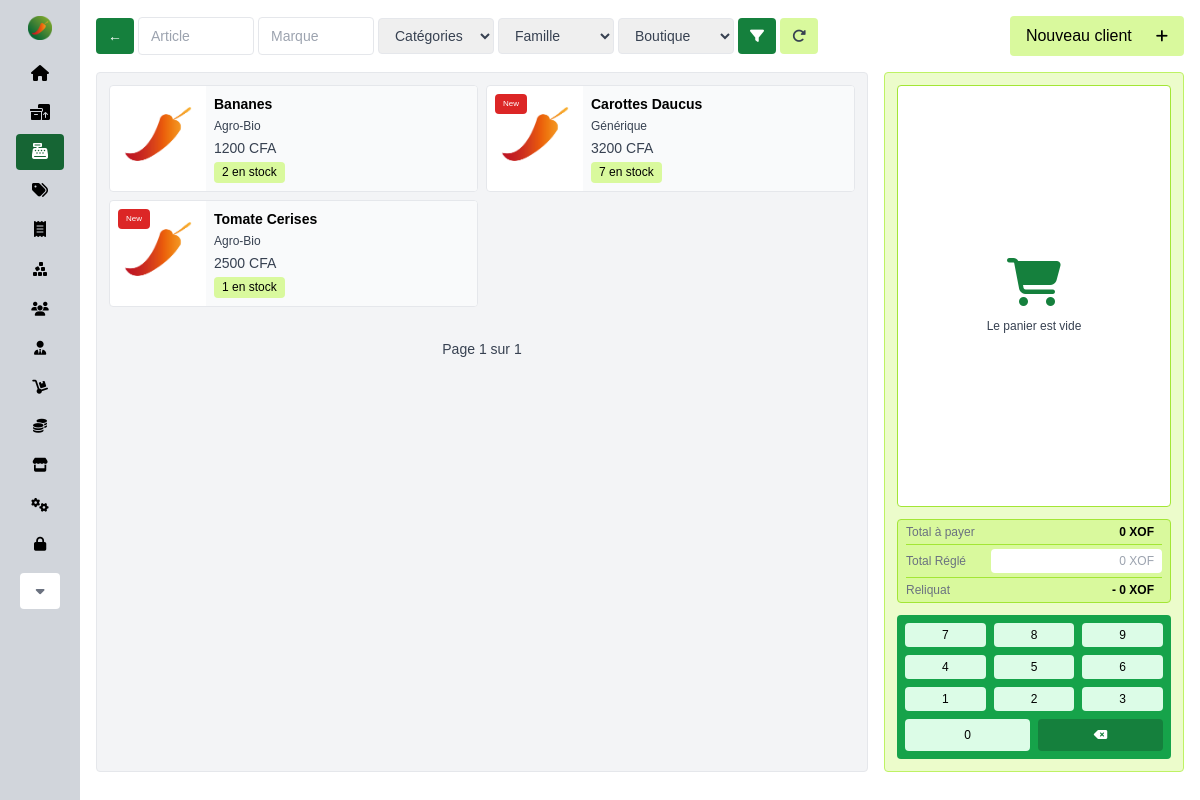
Screenshot of /sales/pos/ (signed in) with the database file from the repository.
### base/models.py (models this page shows, shortened)
class ProductStock(models.Model):
    lot = models.ForeignKey(
        Lot, blank=True, null=True, on_delete=models.SET_NULL)
    product = models.ForeignKey(Product, on_delete=models.CASCADE)
    supplier = models.ForeignKey(
        Supplier, default=1, blank=True, null=True, on_delete=models.SET_NULL)
    quantity = models.IntegerField(default=0, blank=True, null=True)
    price = models.IntegerField(default=0, blank=True, null=True)
    promo_price = models.IntegerField(default=0, blank=True, null=True)
    is_promoted = models.BooleanField(default=False)
    observation = models.CharField(max_length=500, blank=True, null=True)
    production_date = models.DateField(null=True, blank=True)
    expiration_date = models.DateField(null=True, blank=True)
    timestamp = models.DateTimeField(auto_now_add=True, blank=True, null=True)

class Product(models.Model):
    store = models.ForeignKey(Store, default=1, on_delete=models.CASCADE)
    name = models.CharField(max_length=256)
    brand = models.CharField(max_length=256, default='Générique')
    category = models.ForeignKey(
        Category, blank=True, null=True, on_delete=models.SET_NULL)
    family = models.ForeignKey(
        Family, blank=True, null=True, on_delete=models.SET_NULL)
    unit = models.CharField(max_length=50, choices=unit_types)
    description = models.CharField(max_length=500, blank=True, null=True)
    is_favorite = models.BooleanField(default=False)
    is_new = models.BooleanField(default=True)
    timestamp = models.DateTimeField(auto_now_add=True, blank=True, null=True)
    image = models.ImageField(
        upload_to='store/products/', blank=True, null=True)

### base/views.py (the view)
# urls.py: path('sales/pos/', sale_point, name='sale_point'),
@login_required(login_url='login')
def sale_point(req):
    user = req.user
    if not user.is_staff:
        messages.info(req, "Access denied!!!")
        return redirect('home')
    categories = Category.objects.all().order_by('name')
    families = Family.objects.all().order_by('name')
    clients = Client.objects.all().order_by('-timestamp')
    stores = Store.objects.all().order_by('name')
    if user.role.sec_level < 2:
        products = ProductStock.objects.filter(store = user.profile.store)
        cashdesks = Cashdesk.objects.filter(
            store=user.profile.store).order_by('name')
    else :
        cashdesks = Cashdesk.objects.all().exclude(type='bank').order_by('name')
        products = ProductStock.objects.all()
    name_query = req.GET.get('name', '')
    brand_query = req.GET.get('brand', '')
    category_query = req.GET.get('category', '')
    family_query = req.GET.get('family', '')
    store_query = req.GET.get('store', '')
    filters = Q()
    if name_query:
        filters &= Q(product__name__icontains=name_query)
    if brand_query:
        filters &= Q(product__brand__icontains=brand_query)
    if category_query:
        filters &= Q(product__category__id=category_query)
    if family_query:
        filters &= Q(product__family__id=family_query)
    if store_query:
        filters &= Q(product__store__id=store_query)
    products = products.filter(filters).order_by('product__name')
    objects = paginate_objects(req, products)
    cart = Cart(req)
    cart_count = len(cart)
    cart_items = cart.get_cart_items()
    cart_total = cart.get_total_price()
    context = {
        "sale_point": "active",
        'title': 'Point de vente',
        "categories": categories,
        "families": families,
        "stores": stores,
        "cashdesks": cashdesks,
        "products": products,
        "clients": clients,
        "objects": objects,
        'cart_count': cart_count,
        'cart_items': cart_items,
        'cart_total': cart_total,
    }
    return render(req, 'base/sales/sale_point.html', context)

### base/cart.py (called while the page is built, shortened)
    def __len__(self):
        return sum(item['quantity'] for item in self.cart.values())

    def get_cart_items(self):
        product_ids = self.cart.keys()
        products = ProductStock.objects.filter(id__in=product_ids)
        cart_items = []
        return cart_items

    def get_total_price(self):
        return sum(int(item['price']) * item['quantity'] for item in self.cart.values())

### base/context_processors.py (called while the page is built)
def cart(request):
    return {'cart': Cart(request)}

### base/models.py (called while the page is built)
    def __str__(self):
        return f'{self.name} - {self.phone}'

    def __str__(self):
        return f'{self.name} - {self.address}'

### utils.py (called while the page is built)
def h_encode(id):
    return hashids.encode(id)

def paginate_objects(req, obj_list, obj_count=12):
    p = Paginator(obj_list, obj_count)
    page = req.GET.get('page')
    objects = p.get_page(page)
    return objects

    def to_url(self, value):
        return h_encode(value)

### base/templates/base/sales/sale_point.html (shortened to what this page needs)
{% extends 'main.html' %} {% load static %}
{% block content %}
<div class="h-100 grid gap-4">
  <div class="flex justify-between items-center gap-4">
    <div class="flex justify-between items-center text-sm gap-1">
      <a
        id="back-button"
        class="inline-block px-3 py-2 text-white bg-green-700 hover:bg-green-900 rounded transition-all duration-300"
        href="#"
        >&larr;</a
      >
      <form
        action="{% url 'sale_point' %}"
        method="get"
        class="w-full flex justify-between items-center gap-1 text-sm"
      >
        <input
          placeholder="Article"
          name="name"
          type="text"
          class="px-3 py-2 rounded border focus:bg-gray-100 focus:outline-none focus:ring-1 focus:ring-green-500 w-full cursor-pointer"
        />
        <input
          placeholder="Marque"
          name="brand"
          type="text"
          class="px-3 py-2 rounded border focus:bg-gray-100 focus:outline-none focus:ring-1 focus:ring-green-500 w-full cursor-pointer"
        />
        <select
          name="category"
          class="hidden sm:flex px-3 py-2 rounded border focus:bg-gray-100 focus:outline-none focus:ring-1 focus:ring-green-500 w-full cursor-pointer"
        >
          <option value="" selected="true" disabled="disabled">
            Catégories
          </option>
        </select>
        <select
          name="family"
          class="hidden sm:flex px-3 py-2 rounded border focus:bg-gray-100 focus:outline-none focus:ring-1 focus:ring-green-500 w-full cursor-pointer"
        >
          <option value="" selected="true" disabled="disabled">Famille</option>
        </select>
        {% include 'base/components/store_filter.html' %}
        <button
          class="px-3 py-2 bg-green-700 hover:bg-green-900 text-white rounded transition duration-200 ease-in"
          type="submit"
        >
          <i class="fa-solid fa-filter"></i>
        </button>
        <button
          class="px-3 py-2 bg-lime-200 hover:bg-lime-400 hover:text-black rounded transition duration-200 ease-in"
          hx-on:click="clearForm('filter')"
          type="submit"
        >
          <i class="fa-solid fa-rotate-right"></i>
        </button>
      </form>
    </div>
    <div class="flex flex-row-reverse w-full md:max-w-[350px]">
      <button
        onclick="hide_dialogs()"
        hx-target="#basic_dialog"
        hx-get="{% url 'create_client' %}"
        class="bg-lime-200 hover:bg-lime-300 rounded py-2 px-4 text-black flex items-center gap-4 group"
      >
        Nouveau client
        <i class="text-sm fa-solid fa-plus ml-2"></i>
      </button>
    </div>
  </div>
  <section class="w-full h-100 flex flex-col md:flex-row gap-4">
    <div
      class="overflow-y-auto border bg-gray-100 w-full h-full min-h-80 rounded flex flex-col"
    >
      <div class="p-3">
        {% if not products %}
        <div
          class="flex flex-col justify-center items-center gap-2 my-20 mx-auto"
        >
          <i class="fa-solid fa-box-open text-green-700 text-9xl"></i>
          <span>Aucun produit trouvé</span>
        </div>
        {% else %}
        <div class="grid lg:grid-cols-2 gap-2 lg:grid-cols-2 xl:grid-cols-3">
          {% for obj in products %}
          {% include 'base/components/product_sale_card.html' %}
          {% endfor %}
        </div>
        {% include 'paginator.html' %}
        {% endif %}
      </div>
    </div>
    <div id="cart" class="w-full h-full lg:max-w-[300px] 2xl:max-w-[350px]">
      {% include 'base/cart.html' %}
    </div>
  </section>
</div>
{% endblock %}

### base/templates/base/components/product_sale_card.html (shortened to what this page needs)
{% load static %}
<div
  onclick="update_cart('{{ obj.product.id }}', 'add_item')"
  class="cursor-pointer relative w-full h-full bg-white flex justify-between rounded border hover:shadow-lg group transition duration-200 ease-in overflow-hidden"
>
  {% if obj.product.image %}
  <img
    src="{{ obj.product.image.url }}"
    alt="{{ obj.product.name }}"
    class="w-24 h-24 object-cover object-center"
  />
  {% else %}
  <img
    src="{% static 'imgs/icon-w.png' %}"
    alt="image"
    class="w-24 h-24 object-cover"
  />
  {% endif %}
  {% if obj.product.is_new %}
  <span
    class="absolute top-2 left-2 bg-red-600 rounded px-2 py-1 text-white text-[0.5rem]"
  >
    New
  </span>
  {% endif %}
  <article
    class="p-2 w-full h-100 flex flex-col justify-center gap-1 bg-gray-50 text-sm"
  >
    <h3 class="font-bold text-black text-sm">{{obj.product.name}}</h3>
    <p class="text-xs">{{obj.product.brand}}</p>
    {% if obj.is_promoted %}
    <p>{{obj.promo_price}} CFA</p>
    {% else %}
    <p>{{obj.price}} CFA</p>
    {% endif %}
    <span class="w-fit text-xs text-black bg-lime-200 rounded px-2 py-[0.2em]"
      >{{obj.quantity}} en stock</span
    >
  </article>
</div>

### templates/main.html (style rules this page uses)
body { font-family: "Saira", sans-serif; }

### rows the page displays
ProductStock: product.name "Bananes", product.brand "Agro-Bio", price "1200", quantity "2"
ProductStock: shows "New", product.name "Carottes Daucus", product.brand "Générique", price "3200", quantity "7"
ProductStock: shows "New", product.name "Tomate Cerises", product.brand "Agro-Bio", price "2500", quantity "1"

### other values shown
{{ objects.number }} "1"
{{ objects.paginator.num_pages }} "1"
{{ cart_total }} "0"
